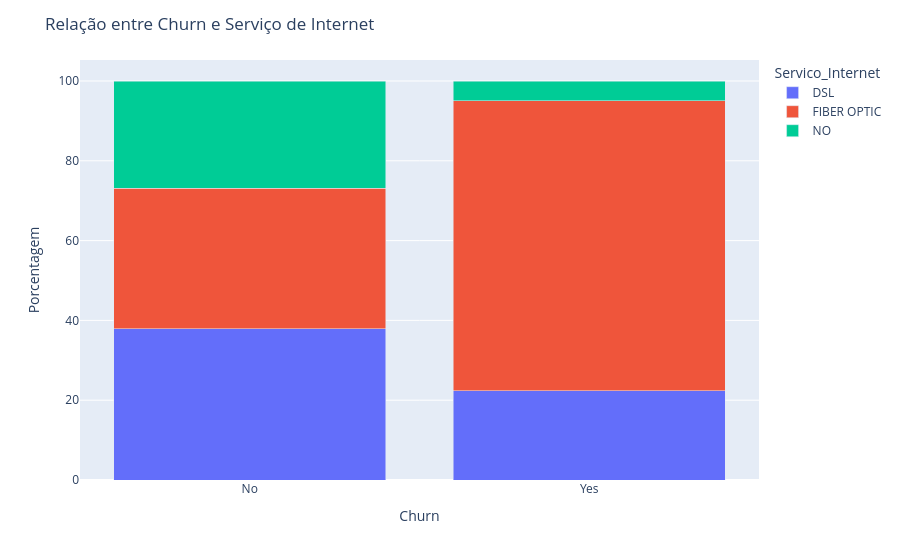

The notebook cell saved with this chart:
### Code cell
df_grouped = df.groupby(['Churn', 'Servico_Internet']).size().reset_index(name='count')
total_por_churn = df_grouped.groupby('Churn')['count'].transform('sum')
df_grouped['percent'] = (df_grouped['count'] / total_por_churn) * 100

# Cria gráfico de barras empilhadas
fig = px.bar(df_grouped, x='Churn', y='percent', color='Servico_Internet', barmode='stack',
            labels={'Churn': 'Churn', 'percent': 'Porcentagem', 'Servico_Internet': 'Servico_Internet'})

fig.update_layout(title='Relação entre Churn e Serviço de Internet',
                yaxis_title='Porcentagem',
                legend_title='Servico_Internet')
fig.show()

### Figure 1 — Plotly figure (JSON) as saved in the notebook; plotly's stock layout.template omitted (floating-point values rounded to 4 significant figures)
{"data": [{"hovertemplate": "Servico_Internet=DSL<br>Churn=%{x}<br>Porcentagem=%{y}<extra></extra>", "legendgroup": "DSL", "marker": {"color": "#636efa", "pattern": {"shape": ""}}, "name": "DSL", "orientation": "v", "showlegend": true, "textposition": "auto", "type": "bar", "x": ["No", "Yes"], "xaxis": "x", "y": [37.86, 22.41], "yaxis": "y"}, {"hovertemplate": "Servico_Internet=FIBER OPTIC<br>Churn=%{x}<br>Porcentagem=%{y}<extra></extra>", "legendgroup": "FIBER OPTIC", "marker": {"color": "#EF553B", "pattern": {"shape": ""}}, "name": "FIBER OPTIC", "orientation": "v", "showlegend": true, "textposition": "auto", "type": "bar", "x": ["No", "Yes"], "xaxis": "x", "y": [35.25, 72.64], "yaxis": "y"}, {"hovertemplate": "Servico_Internet=NO<br>Churn=%{x}<br>Porcentagem=%{y}<extra></extra>", "legendgroup": "NO", "marker": {"color": "#00cc96", "pattern": {"shape": ""}}, "name": "NO", "orientation": "v", "showlegend": true, "textposition": "auto", "type": "bar", "x": ["No", "Yes"], "xaxis": "x", "y": [26.89, 4.946], "yaxis": "y"}], "layout": {"barmode": "stack", "legend": {"title": {"text": "Servico_Internet"}, "tracegroupgap": 0}, "margin": {"t": 60}, "title": {"text": "Relação entre Churn e Serviço de Internet"}, "xaxis": {"anchor": "y", "domain": [0, 1], "title": {"text": "Churn"}}, "yaxis": {"anchor": "x", "domain": [0, 1], "title": {"text": "Porcentagem"}}}}
